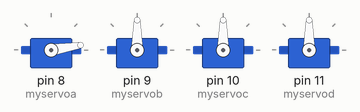
Recording of a sketch running on a simulated Arduino Uno, built with avr-gcc and run on an emulated ATmega328P. Shown: 4 × servo.

Above: at 0.15 s.
At 4.97 s:
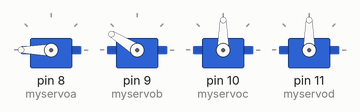
At 9.8 s:
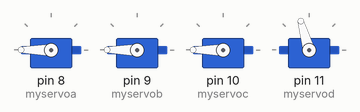
At 19.75 s:
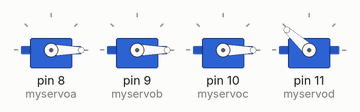
At 29.7 s:
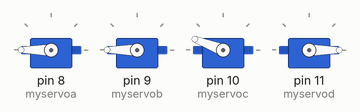
At 39.65 s:
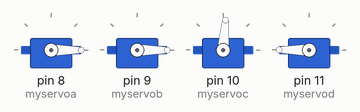
Timing chart, 0 to 40.0 s (numbered marks = the images above):
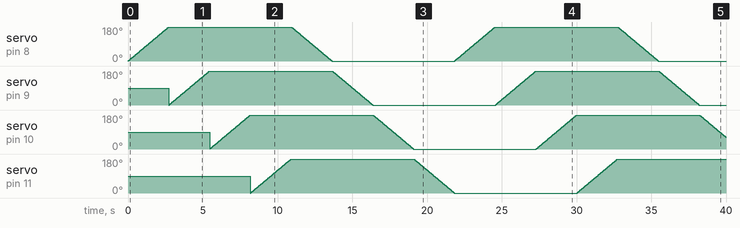

The sketch:

servo1.ino
```cpp
//#######################################
//#                                     #
//#     Jcunion group                   #
//#     Eng Marcelo Anjos               #
//#     marcelo@airspacedefense.org     #
//#     marcelu.phd@gmail.com           #
//#     16/01/2013                      #
//#######################################

#include <Arduino.h>
#include <Servo.h>

Servo myservoa, myservob, myservoc, myservod; // create servo object to control a servo
                                              // create servo object to control a servo
// twelve servo objects can be created on most boards

int pos = 0; // variable to store the servo position

void setup()
{
  myservoa.attach(8);                                         //the pin for the servoa control
  myservob.attach(9);                                         //the pin for the servob control
  myservoc.attach(10);                                        //the pin for the servoc control
  myservod.attach(11);                                        //the pin for the servod control
  Serial.println("multi-servo-delimit-test-dual-input-auto"); // so I can keep track of what is loaded
}

void loop()
{
  for (int number = 0; number <= 4; number += 1)
  { // goes from 0 degrees to 180 degrees
    for (pos = 0; pos <= 180; pos += 1)
    { // goes from 0 degrees to 180 degrees
      // in steps of 1 degree
      switch (number)
      {
      case 1:
        myservoa.write(pos);
        delay(15); // waits 15ms for the servo to reach the position
        break;

      case 2:
        myservob.write(pos);
        delay(15); // waits 15ms for the servo to reach the position
        break;

      case 3:
        myservoc.write(pos);
        delay(15); // waits 15ms for the servo to reach the position
        break;

      case 4:
        myservod.write(pos);
        delay(15); // waits 15ms for the servo to reach the position
        break;

      default:
        // statements
        break;
      }
    }
  }

  for (int number = 0; number <= 4; number += 1)
  { // goes from 0 degrees to 180 degrees
    for (pos = 180; pos >= 0; pos -= 1)
    { // goes from 180 degrees to 0 degrees
      switch (number)
      {
      case 1:
        myservoa.write(pos);
        delay(15); // waits 15ms for the servo to reach the position
        break;

      case 2:
        myservob.write(pos);
        delay(15); // waits 15ms for the servo to reach the position
        break;

      case 3:
        myservoc.write(pos);
        delay(15); // waits 15ms for the servo to reach the position
        break;

      case 4:
        myservod.write(pos);
        delay(15); // waits 15ms for the servo to reach the position
        break;

      default:
        // statements
        break;
      } // tell servo to go to position in variable 'pos'
        // waits 15ms for the servo to reach the position
    }
  }
}
```
